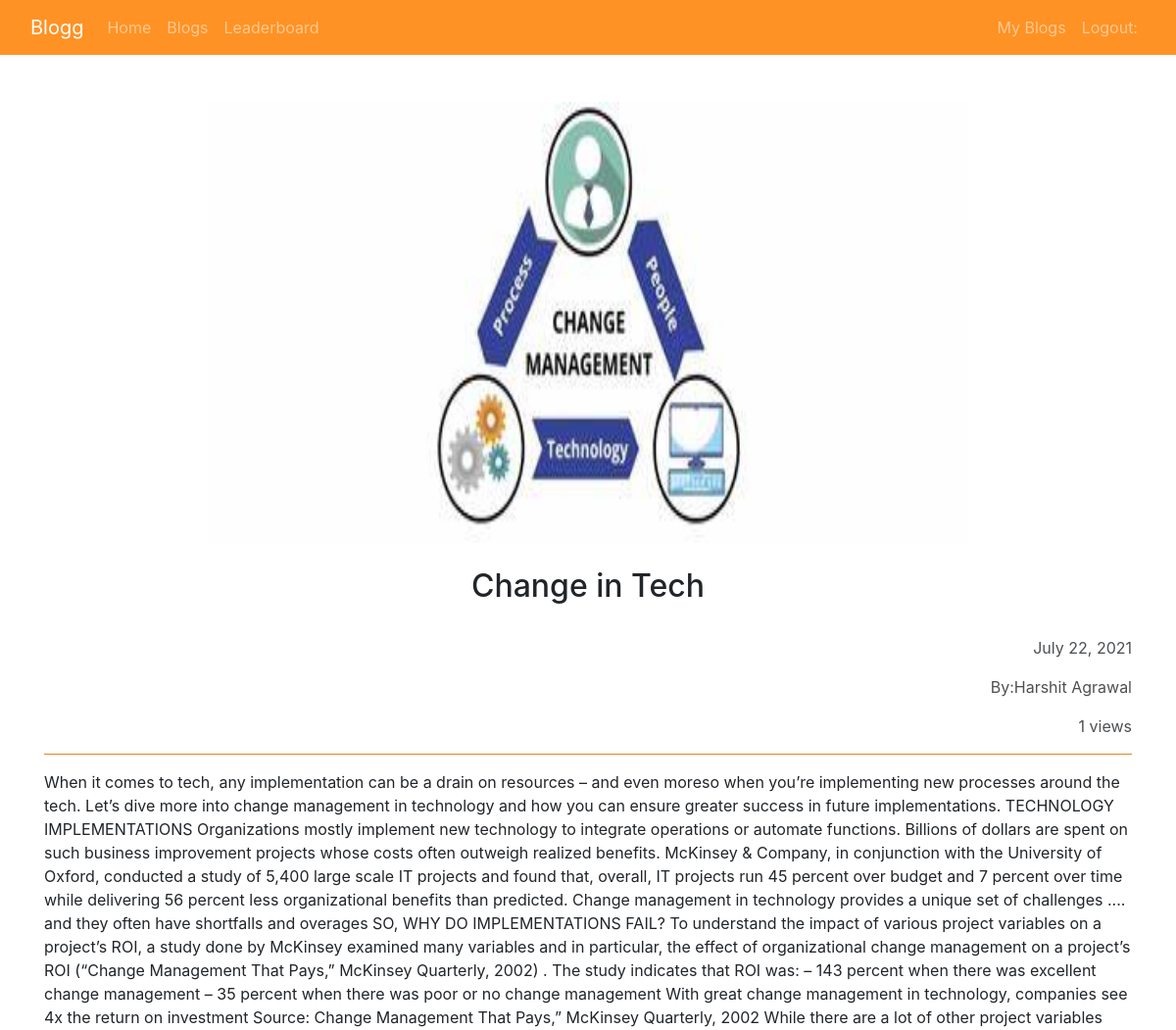
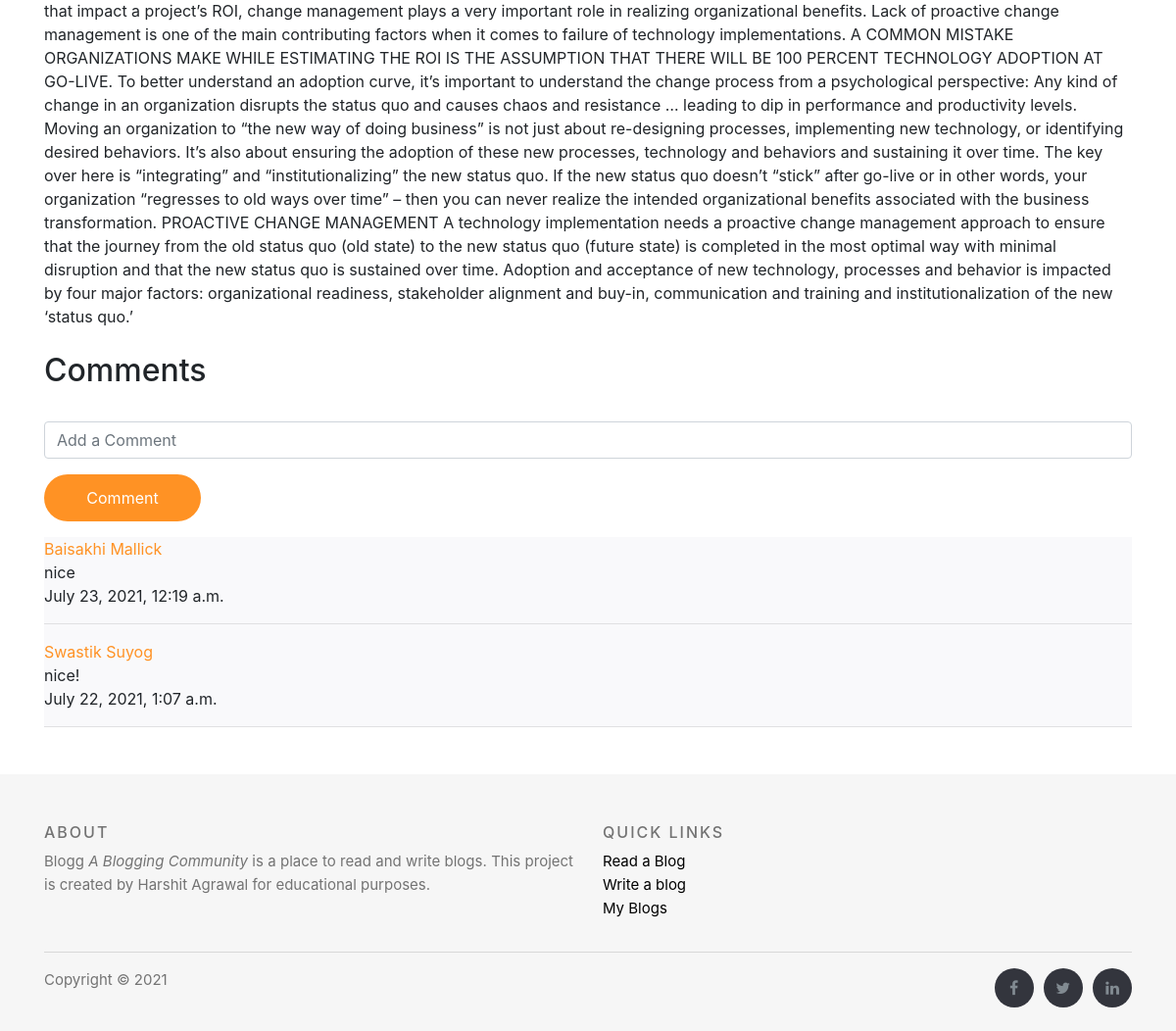
The page /blog/read/43 (signed in) on the database its author committed (2 pictures, top to bottom).
### blog/models.py (models this page shows)
class Blog(models.Model):
    blog_id = models.AutoField(primary_key = True)
    user = models.CharField(max_length = 50)
    user_name = models.CharField(max_length = 50, default = "")
    category = models.CharField(max_length = 50)
    title = models.CharField(max_length = 100)
    content = models.CharField(max_length = 10000)
    pub_date = models.DateField(auto_now_add=True)
    image = models.FileField(upload_to='blog/images', default="")
    views = models.ManyToManyField(User,related_name = "post_views", default = 0)
    def total_views(self):
        return self.views.count()

class Comment(models.Model):
    blog_id = models.CharField(max_length = 4)
    comment_by = models.CharField(max_length = 50)
    comment = models.CharField(max_length = 10000)
    date = models.DateTimeField(auto_now_add = True)

### blog/views.py (the view)
# urls.py: path("read/<int:id>",views.read, name = "read"),
@login_required
def read(request, id):
    message = False
    post = Blog.objects.get(pk = id)
    post.views.add(User.objects.get(username = request.user.username))
    print("hii")
    blog = Blog.objects.filter(blog_id = id)[0]
    comments = Comment.objects.filter(blog_id = id).order_by('-date')
    if len(comments) == 0:
        message = True
    if request.method == "POST":
        comment = request.POST["comment"]
        comment = Comment(blog_id = id, comment_by = request.user.first_name, comment = comment)
        comment.save()
    else:
        return render(request,'blog/read.html',{'blog' : blog, 'comments' : comments,'message' : message})
    return HttpResponseRedirect('%d' %id)

### blog/templates/blog/read.html (shortened to what this page needs)
{% extends 'blog/basic.html' %}
{% load static%}
{% block css %}
<link rel="stylesheet" type="text/css" href="{% static 'blog/index.css'%}">
{% endblock %}
{% block body %}
<div class="container my-5">
    <div class="image">
        <img src="/media/{{blog.image}}" style="width: 70%; height: 450px; margin-top: 50px; display: block; margin: auto;">
    </div>
    <h2 style="text-align : center; margin-top: 25px;">{{blog.title}}</h1>
    <br>
    <div style="text-align: right; opacity: 0.8;">
        <p>{{blog.pub_date}}</p>
        <p>By:{{blog.user_name}}</p>
        <p>{{blog.total_views}} views</p>
    </div>
    <hr style="background-color: #FF9224;">
    {{blog.content}}
    <br><br>
    <div class="comment_box">
        <h2>Comments</h2>
        <form method="post">
            <div class="form-group">
                <input type="text" name="comment" class="form-control" id="comment" placeholder="Add a Comment">
            </div>
            <button type="submit">Comment</button>
            <br>
            <div class="show_comments my-3" style="background-color:rgba(243, 243, 247, 0.5);">
                {% if message%}
                <h4>No comments yet.</h4>
                {% else%}
                {% for comment_n in comments %}
                <div>
                    <span class="name" style="color: #FF9224;">
                        {{comment_n.comment_by}}</span>
                    <br>
                    {{comment_n.comment}}
                    <br>
                    {{comment_n.date}}
                    <hr>
                </div>
                {% endfor %}
                {% endif %}
            </div>
        </form>
    </div>
</div>
{% endblock %}

### blog/static/blog/index.css (style rules this page uses)
button { background-color: #FF9224; color: #FFFFFF; border-radius: 30px; border: none; width: 10em; height: 3em; text-align: center; cursor: pointer; outline: none; }

### rows shown on the page
Blog: image (picture), title "Change in Tech", pub_date "July 22, 2021", user_name "Harshit Agrawal", total_views "1", content "When it comes to tech, any implementation can be a drain on resources – and even moreso when you’re implementing new processes around the tech. Let’s dive more into change management in technology and how you can ensure greater success in future implementations. TECHNOLOGY IMPLEMENTATIONS Organizations mostly implement new technology to integrate operations or automate functions. Billions of dollars are spent on such business improvement projects whose costs often outweigh realized benefits. McKinsey & Company, in conjunction with the University of Oxford, conducted a study of 5,400 large scale IT projects and found that, overall, IT projects run 45 percent over budget and 7 percent over…"
Comment: comment_by "Baisakhi Mallick", comment "nice", date "July 23, 2021, 12:19 a.m."
Comment: comment_by "Swastik Suyog", comment "nice!", date "July 22, 2021, 1:07 a.m."
